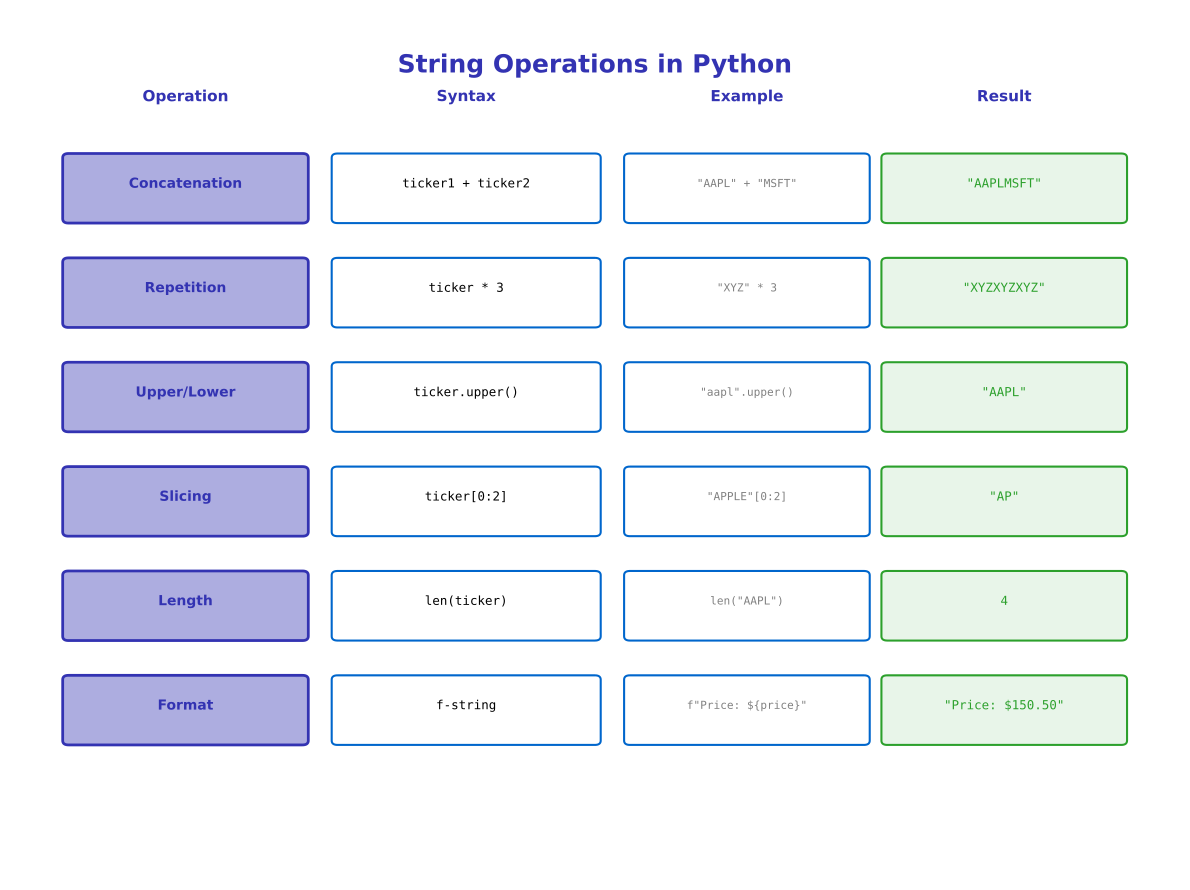

Python code for this plot:
"""Generated chart with course color palette"""
import matplotlib.pyplot as plt
import matplotlib.patches as patches
from matplotlib.patches import FancyBboxPatch, Rectangle, Circle, FancyArrowPatch, Wedge
import numpy as np
import pandas as pd
import seaborn as sns
from pathlib import Path

# Standard matplotlib configuration
plt.rcParams.update({
    'font.size': 10,
    'axes.labelsize': 10,
    'axes.titlesize': 11,
    'xtick.labelsize': 9,
    'ytick.labelsize': 9,
    'legend.fontsize': 9,
    'figure.figsize': (10, 6),
    'figure.dpi': 150
})

# Course colors
MLPURPLE = '#3333B2'
MLLAVENDER = '#ADADE0'
MLBLUE = '#0066CC'
MLORANGE = '#FF7F0E'
MLGREEN = '#2CA02C'
MLRED = '#D62728'

# Map old colors to course colors
COLOR_PRIMARY = MLPURPLE
COLOR_SECONDARY = MLPURPLE
COLOR_ACCENT = MLBLUE
COLOR_LIGHT = MLLAVENDER
COLOR_GREEN = MLGREEN
COLOR_ORANGE = MLORANGE
COLOR_RED = MLRED


fig, ax = plt.subplots(figsize=(12, 9))
ax.set_xlim(0, 10)
ax.set_ylim(0, 10)
ax.axis('off')

ax.text(5, 9.5, 'String Operations in Python', ha='center', va='top',
        fontsize=18, fontweight='bold', color=COLOR_SECONDARY)

operations = [
    ('Concatenation', 'ticker1 + ticker2', '"AAPL" + "MSFT"', '"AAPLMSFT"', 8.0),
    ('Repetition', 'ticker * 3', '"XYZ" * 3', '"XYZXYZXYZ"', 6.8),
    ('Upper/Lower', 'ticker.upper()', '"aapl".upper()', '"AAPL"', 5.6),
    ('Slicing', 'ticker[0:2]', '"APPLE"[0:2]', '"AP"', 4.4),
    ('Length', 'len(ticker)', 'len("AAPL")', '4', 3.2),
    ('Format', 'f-string', 'f"Price: ${price}"', '"Price: $150.50"', 2.0),
]

for op_name, syntax, example, result, y in operations:
    # Operation box
    op_box = FancyBboxPatch((0.5, y - 0.4), 2, 0.7, boxstyle="round,pad=0.05",
                            edgecolor=COLOR_PRIMARY, facecolor=COLOR_LIGHT, linewidth=2)
    ax.add_patch(op_box)
    ax.text(1.5, y, op_name, ha='center', va='center',
            fontsize=10, fontweight='bold', color=COLOR_SECONDARY)

    # Syntax box
    syntax_box = FancyBboxPatch((2.8, y - 0.4), 2.2, 0.7, boxstyle="round,pad=0.05",
                                edgecolor=COLOR_ACCENT, facecolor='white', linewidth=1.5)
    ax.add_patch(syntax_box)
    ax.text(3.9, y, syntax, ha='center', va='center',
            fontsize=9, family='monospace', color='black')

    # Example box
    example_box = FancyBboxPatch((5.3, y - 0.4), 2, 0.7, boxstyle="round,pad=0.05",
                                 edgecolor=COLOR_ACCENT, facecolor='white', linewidth=1.5)
    ax.add_patch(example_box)
    ax.text(6.3, y, example, ha='center', va='center',
            fontsize=8, family='monospace', color='#808080')

    # Result box
    result_box = FancyBboxPatch((7.5, y - 0.4), 2, 0.7, boxstyle="round,pad=0.05",
                                edgecolor=COLOR_GREEN, facecolor='#E8F5E9', linewidth=1.5)
    ax.add_patch(result_box)
    ax.text(8.5, y, result, ha='center', va='center',
            fontsize=9, family='monospace', color=COLOR_GREEN)

# Headers
ax.text(1.5, 9.0, 'Operation', ha='center', va='center',
        fontsize=11, fontweight='bold', color=COLOR_SECONDARY)
ax.text(3.9, 9.0, 'Syntax', ha='center', va='center',
        fontsize=11, fontweight='bold', color=COLOR_SECONDARY)
ax.text(6.3, 9.0, 'Example', ha='center', va='center',
        fontsize=11, fontweight='bold', color=COLOR_SECONDARY)
ax.text(8.5, 9.0, 'Result', ha='center', va='center',
        fontsize=11, fontweight='bold', color=COLOR_SECONDARY)

plt.tight_layout()
output_path = 'chart.pdf'
plt.savefig(output_path, dpi=300, bbox_inches='tight')
plt.close()
